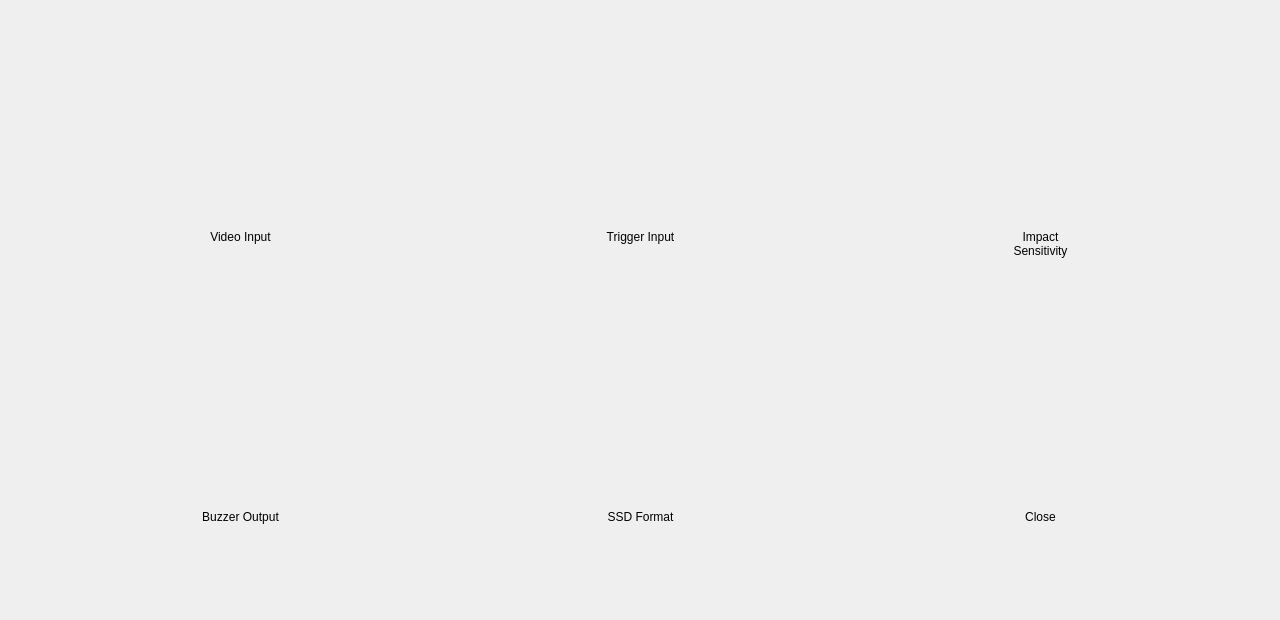
<?xml version="1.0" encoding="UTF-8"?>
<ui version="4.0">
 <class>DevicePage</class>
 <widget class="QWidget" name="DevicePage">
  <property name="geometry">
   <rect>
    <x>0</x>
    <y>0</y>
    <width>1280</width>
    <height>620</height>
   </rect>
  </property>
  <property name="windowTitle">
   <string>Form</string>
  </property>
  <property name="autoFillBackground">
   <bool>true</bool>
  </property>
  <widget class="CustomImageLabel" name="buttonVideo">
   <property name="geometry">
    <rect>
     <x>40</x>
     <y>30</y>
     <width>401</width>
     <height>311</height>
    </rect>
   </property>
   <property name="frameShape">
    <enum>QFrame::NoFrame</enum>
   </property>
   <property name="text">
    <string/>
   </property>
   <property name="alignment">
    <set>Qt::AlignHCenter|Qt::AlignTop</set>
   </property>
  </widget>
  <widget class="CustomImageLabel" name="buttonTrigger">
   <property name="geometry">
    <rect>
     <x>440</x>
     <y>30</y>
     <width>401</width>
     <height>311</height>
    </rect>
   </property>
   <property name="frameShape">
    <enum>QFrame::NoFrame</enum>
   </property>
   <property name="text">
    <string/>
   </property>
   <property name="alignment">
    <set>Qt::AlignHCenter|Qt::AlignTop</set>
   </property>
  </widget>
  <widget class="CustomImageLabel" name="buttonGsensor">
   <property name="geometry">
    <rect>
     <x>840</x>
     <y>30</y>
     <width>401</width>
     <height>311</height>
    </rect>
   </property>
   <property name="frameShape">
    <enum>QFrame::NoFrame</enum>
   </property>
   <property name="text">
    <string/>
   </property>
   <property name="alignment">
    <set>Qt::AlignHCenter|Qt::AlignTop</set>
   </property>
  </widget>
  <widget class="CustomImageLabel" name="buttonBuzzer">
   <property name="geometry">
    <rect>
     <x>40</x>
     <y>340</y>
     <width>401</width>
     <height>281</height>
    </rect>
   </property>
   <property name="frameShape">
    <enum>QFrame::NoFrame</enum>
   </property>
   <property name="text">
    <string/>
   </property>
   <property name="alignment">
    <set>Qt::AlignHCenter|Qt::AlignTop</set>
   </property>
  </widget>
  <widget class="CustomImageLabel" name="buttonClose">
   <property name="geometry">
    <rect>
     <x>840</x>
     <y>340</y>
     <width>401</width>
     <height>281</height>
    </rect>
   </property>
   <property name="frameShape">
    <enum>QFrame::NoFrame</enum>
   </property>
   <property name="text">
    <string/>
   </property>
   <property name="alignment">
    <set>Qt::AlignHCenter|Qt::AlignTop</set>
   </property>
  </widget>
  <widget class="QLabel" name="labelVideoText">
   <property name="geometry">
    <rect>
     <x>60</x>
     <y>230</y>
     <width>361</width>
     <height>101</height>
    </rect>
   </property>
   <property name="frameShape">
    <enum>QFrame::NoFrame</enum>
   </property>
   <property name="text">
    <string>Video Input</string>
   </property>
   <property name="alignment">
    <set>Qt::AlignHCenter|Qt::AlignTop</set>
   </property>
  </widget>
  <widget class="QLabel" name="labelTriggerText">
   <property name="geometry">
    <rect>
     <x>460</x>
     <y>230</y>
     <width>361</width>
     <height>101</height>
    </rect>
   </property>
   <property name="frameShape">
    <enum>QFrame::NoFrame</enum>
   </property>
   <property name="text">
    <string>Trigger Input</string>
   </property>
   <property name="alignment">
    <set>Qt::AlignHCenter|Qt::AlignTop</set>
   </property>
  </widget>
  <widget class="QLabel" name="labelGsensorText">
   <property name="geometry">
    <rect>
     <x>860</x>
     <y>230</y>
     <width>361</width>
     <height>101</height>
    </rect>
   </property>
   <property name="frameShape">
    <enum>QFrame::NoFrame</enum>
   </property>
   <property name="text">
    <string>Impact
Sensitivity</string>
   </property>
   <property name="alignment">
    <set>Qt::AlignHCenter|Qt::AlignTop</set>
   </property>
  </widget>
  <widget class="QLabel" name="labelBuzzerText">
   <property name="geometry">
    <rect>
     <x>60</x>
     <y>510</y>
     <width>361</width>
     <height>101</height>
    </rect>
   </property>
   <property name="frameShape">
    <enum>QFrame::NoFrame</enum>
   </property>
   <property name="text">
    <string>Buzzer Output</string>
   </property>
   <property name="alignment">
    <set>Qt::AlignHCenter|Qt::AlignTop</set>
   </property>
  </widget>
  <widget class="QLabel" name="labelFormatText">
   <property name="geometry">
    <rect>
     <x>460</x>
     <y>510</y>
     <width>361</width>
     <height>101</height>
    </rect>
   </property>
   <property name="frameShape">
    <enum>QFrame::NoFrame</enum>
   </property>
   <property name="text">
    <string>SSD Format</string>
   </property>
   <property name="alignment">
    <set>Qt::AlignHCenter|Qt::AlignTop</set>
   </property>
  </widget>
  <widget class="QLabel" name="labelCloseText">
   <property name="geometry">
    <rect>
     <x>860</x>
     <y>510</y>
     <width>361</width>
     <height>101</height>
    </rect>
   </property>
   <property name="frameShape">
    <enum>QFrame::NoFrame</enum>
   </property>
   <property name="text">
    <string>Close</string>
   </property>
   <property name="alignment">
    <set>Qt::AlignHCenter|Qt::AlignTop</set>
   </property>
  </widget>
  <widget class="CustomImageLabel" name="buttonFormat">
   <property name="geometry">
    <rect>
     <x>440</x>
     <y>340</y>
     <width>401</width>
     <height>281</height>
    </rect>
   </property>
   <property name="frameShape">
    <enum>QFrame::NoFrame</enum>
   </property>
   <property name="text">
    <string/>
   </property>
   <property name="alignment">
    <set>Qt::AlignHCenter|Qt::AlignTop</set>
   </property>
  </widget>
  <zorder>labelCloseText</zorder>
  <zorder>labelGsensorText</zorder>
  <zorder>labelFormatText</zorder>
  <zorder>labelBuzzerText</zorder>
  <zorder>labelTriggerText</zorder>
  <zorder>labelVideoText</zorder>
  <zorder>buttonFormat</zorder>
  <zorder>buttonVideo</zorder>
  <zorder>buttonTrigger</zorder>
  <zorder>buttonGsensor</zorder>
  <zorder>buttonBuzzer</zorder>
  <zorder>buttonClose</zorder>
 </widget>
 <customwidgets>
  <customwidget>
   <class>CustomImageLabel</class>
   <extends>QLabel</extends>
   <header>ui/customwidget/customimagelabel.h</header>
  </customwidget>
 </customwidgets>
 <resources/>
 <connections/>
</ui>
